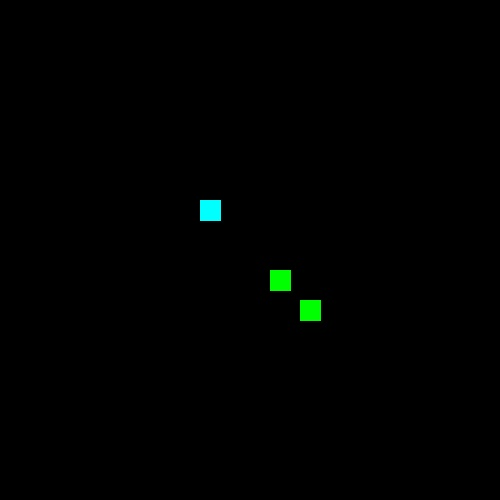
#> input picture cyan-and-green3.jpg, 500 x 500 px, given in place of sample5.mov, which was not available
$ python temp.py
#> lines starting #> are read from the running program, lines starting #| are printed output that depends on the picture; after the words box and inside, x2 and y2 are one past the last pixel; in counts of white or black regions, pixels touching at a corner belong together; pictures that were not available may be replaced by others from this repository, and a replacement may not be noted
### single_colour_locate_HSV.py
import numpy as np
import cv2
import imutils


HIGH: int = 255
LOW: int = 0

r_cl = (LOW, LOW, HIGH)
lower_red_1 = np.array([0,50,50])
upper_red_1 = np.array([10,255,255])
lower_red_2 = np.array([170,50,50])
upper_red_2 = np.array([179,255,255])

y_cl = (LOW, HIGH, HIGH)
lower_yellow = np.array([20, 50, 50])
upper_yellow = np.array([40, 255, 255])

g_cl = (LOW, HIGH, LOW)
lower_green = np.array([50, 50, 50])
upper_green = np.array([70, 255, 255])

c_cl = (HIGH, HIGH, LOW)
lower_cyan = np.array([80, 50, 50])
upper_cyan = np.array([100, 255, 255])

b_cl = (HIGH, LOW, LOW)
lower_blue = np.array([110, 50, 50])
upper_blue = np.array([130, 255, 255])

m_cl = (HIGH, LOW, HIGH)
lower_magenta = np.array([140, 50, 50])
upper_magenta = np.array([160, 255, 255])


def locate_with_colour(img, colour):

	hsv = cv2.cvtColor(img, cv2.COLOR_BGR2HSV)

	if colour==r_cl:
		mask_1 = cv2.inRange(hsv, lower_red_1, upper_red_1)
		mask_2 = cv2.inRange(hsv, lower_red_2, upper_red_2)
		mask = cv2.bitwise_or(mask_1, mask_2)
		# colour2 = r_cl
	elif colour==y_cl:
		mask = cv2.inRange(hsv, lower_yellow, upper_yellow)
		# colour2 = y_cl
	elif colour==g_cl:
		mask = cv2.inRange(hsv, lower_green, upper_green)
		# colour2 = g_cl
	elif colour==c_cl:
		mask = cv2.inRange(hsv, lower_cyan, upper_cyan)
		# colour2 = c_cl
	elif colour==b_cl:
		mask = cv2.inRange(hsv, lower_blue, upper_blue)
		# colour2 = b_cl
	elif colour==m_cl:
		mask = cv2.inRange(hsv, lower_magenta, upper_magenta)
		# colour2 = m_cl
	else:
		return -1

	tracker_locations = []
	cnts = cv2.findContours(mask, cv2.RETR_EXTERNAL, cv2.CHAIN_APPROX_SIMPLE)
	cnts = imutils.grab_contours(cnts)

	if len(cnts) > 0:
		final_contours = []

		for c in cnts:
			peri = cv2.arcLength(c, True)
			approx = cv2.approxPolyDP(c, 0.1 * peri, True)

			if len(approx) == 4 and peri > 20:
				(x,y,h,w) = cv2.boundingRect(approx)
				ratio = w/float(h)

				if h >= 7 and w >= 7 and h <= 40 and w <= 40 and ratio >= 0.7 and ratio <= 1.4:
					final_contours.append(approx)
					cv2.rectangle(img, (x, y), (x+h, y+w), colour, 5)
					tracker_locations.append((x+h/2, y+w/2))

	return img, mask, tracker_locations

### closest_point2.py
import sys
import math

def dist(a, b):
	return math.sqrt(((a[0]-b[0])**2) + ((a[1]-b[1])**2))

def closest_point_pair(s1,s2):
	if len(s1)==0 or len(s2)==0:
		return -1

	f1 = 0
	f2 = 0
	current_min = sys.maxsize

	for p1 in s1:
		for p2 in s2:
			if dist(p1, p2)<current_min:
				current_min = dist(p1, p2)
				f1 = p1
				f2 = p2
	return f1, f2, current_min

### temp.py
import numpy as np
import cv2
from single_colour_locate_HSV import *
# from closest_point import *
import closest_point2
import time

cap = cv2.VideoCapture("videos2/sample5.mov")

total_frames: int = 0
processing_time: float = 0
total_time: float = 0
scale_percent = 100

retval, img = cap.read()
#> img is the input picture: shape (500, 500, 3); mean B, G, R 0.5, 1.4, 0.1
width = int(img.shape[1] * scale_percent/100)
#> width = 500
height = int(img.shape[0] * scale_percent/100)
#> height = 500
dim = (width,height)
#> dim = (500, 500)
img = cv2.resize(img, dim, interpolation=cv2.INTER_AREA)

canvas = np.zeros(img.shape, dtype="uint8")
current_img = np.zeros(img.shape, dtype="uint8")

filename = "output-sample5.avi"
# out = cv2.VideoWriter(filename, cv2.VideoWriter_fourcc('M','J','P','G'), 5, (2*dim[0],dim[1]))

colour = (r_cl, y_cl, g_cl, c_cl, b_cl, m_cl)
colour_positions = dict()
body_points = {"left_wrist":(g_cl, c_cl, [], []), "left_elbow":(y_cl, c_cl, [], []), "left_shoulder":(y_cl, b_cl, [], [])}
# [10 lines of commented-out code are left out]

while True:
	c1 = 0
	c2 = 0

	retval, img = cap.read()

	if retval:
		time1 = time.process_time()

		img = cv2.resize(img, dim, interpolation=cv2.INTER_AREA)
		img = cv2.GaussianBlur(img, (3,3), 1.4)
		current_img = img

		for i in colour:
			colour_positions[i] = locate_with_colour(img, i)
			current_img = cv2.bitwise_and(current_img, colour_positions[i][0])
#> this loop made 6 passes
#> pass 3, in locate_with_colour (call 3), `mask = cv2.inRange(hsv, lower_green, upper_green)`:
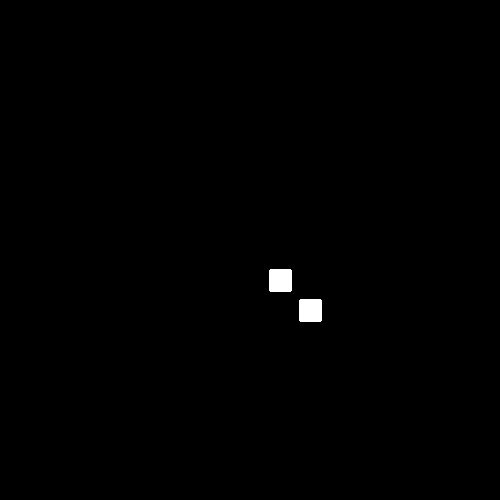
#> mask: shape (500, 500); 0.42% white; 2 white regions, box (x1, y1, x2, y2) and area: (269, 269, 292, 292) 525, (299, 299, 322, 322) 525
#> after the loop:
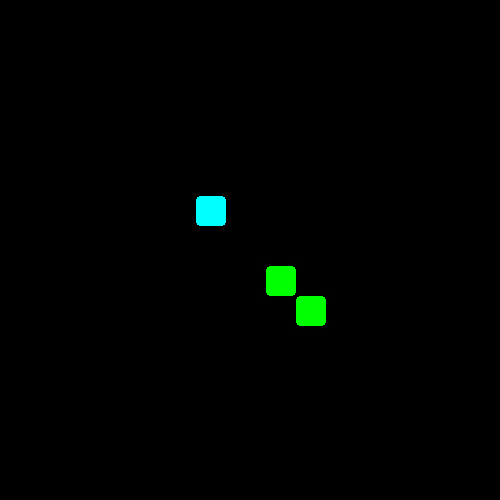
#> img: shape (500, 500, 3); mean B, G, R 0.9, 2.7, 0
#> after the loop, colour_positions = 6 items

		for i in body_points:
			c1 = body_points[i][0]
			c2 = body_points[i][1]

			closest_point = closest_point2.closest_point_pair(colour_positions[c1][2], colour_positions[c2][2])
			if closest_point != -1:
				if closest_point[2] < 40:
					centre = (int((closest_point[0][0]+closest_point[1][0])/2),int((closest_point[0][1]+closest_point[1][1])/2))
					body_points[i][2].append((centre, total_frames))
					# cv2.circle(canvas, centre, 5, body_points[i][1], -1)
					if len(body_points[i][3]) > 0:
						cv2.line(canvas, centre, (body_points[i][3][0], body_points[i][3][1]), body_points[i][0], 2)
					body_points[i][3].clear()
					body_points[i][3].append(centre[0])
					body_points[i][3].append(centre[1])
				else:
					body_points[i][2].append((None, total_frames))
			else:
				body_points[i][2].append((None, total_frames))
#> this loop made 3 passes
#> closest_point on passes 1 to 3: ((280.5, 280.5), (210.5, 210.5), 98.99), -1, -1
#> canvas: shape (500, 500, 3); every value is 0

		time2 = time.process_time() - time1

		cv2.putText(canvas,str(total_frames),(dim[0]-100, dim[1]-50), cv2.FONT_HERSHEY_SIMPLEX, 1, (255,255,255), 2)
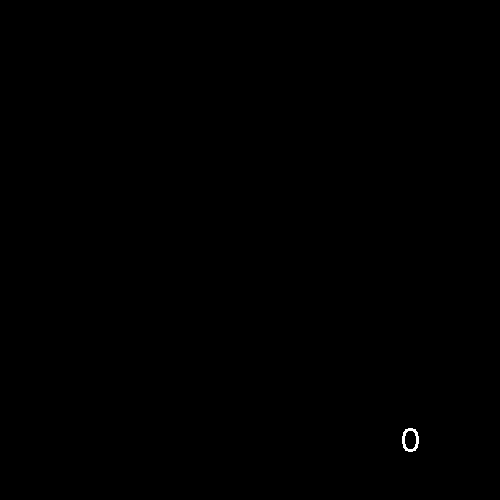
#> canvas: shape (500, 500, 3); 0.07% white; 1 white region, box (x1, y1, x2, y2) and area: (402, 428, 419, 452) 170

		output_img = np.concatenate((current_img, canvas), axis=1)
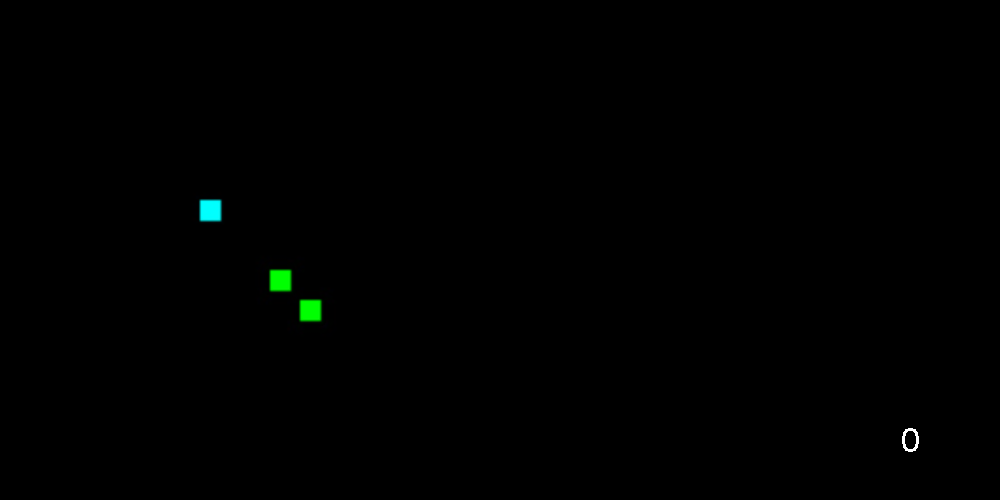
#> output_img: shape (500, 1000, 3); mean B, G, R 0.3, 0.8, 0.1
		# cv2.imshow("output", output_img)
		# out.write(output_img)

		cv2.putText(canvas,str(total_frames),(dim[0]-100, dim[1]-50), cv2.FONT_HERSHEY_SIMPLEX, 1, (0,0,0), 2)

		time3 = time.process_time() - time1

		k = cv2.waitKey(5) & 0xFF
#> (key Esc is pressed here)
		if k == 27:
			break

		total_frames+=1
		processing_time+=time2
		total_time+=time3

	else:
		break

	colour_positions.clear()

cap.release()
# out.release()
cv2.destroyAllWindows()

# canvas = cv2.flip(canvas, 0)
cv2.imwrite("output_img2.png", canvas)

print("Textual Data:")
print(body_points)
print("\nProcessing Information:")
print("\tStream Size: "+str(dim))
#| 	Stream Size: (500, 500)
print("\tFrames Processed: "+str(total_frames))
print("\tProcessing Time (seconds): "+'{0:.2f}'.format(processing_time))
print("\tTotal Time (seconds): "+'{0:.2f}'.format(total_time))
#> (the run stopped early here; a loop or call above may not have finished)
